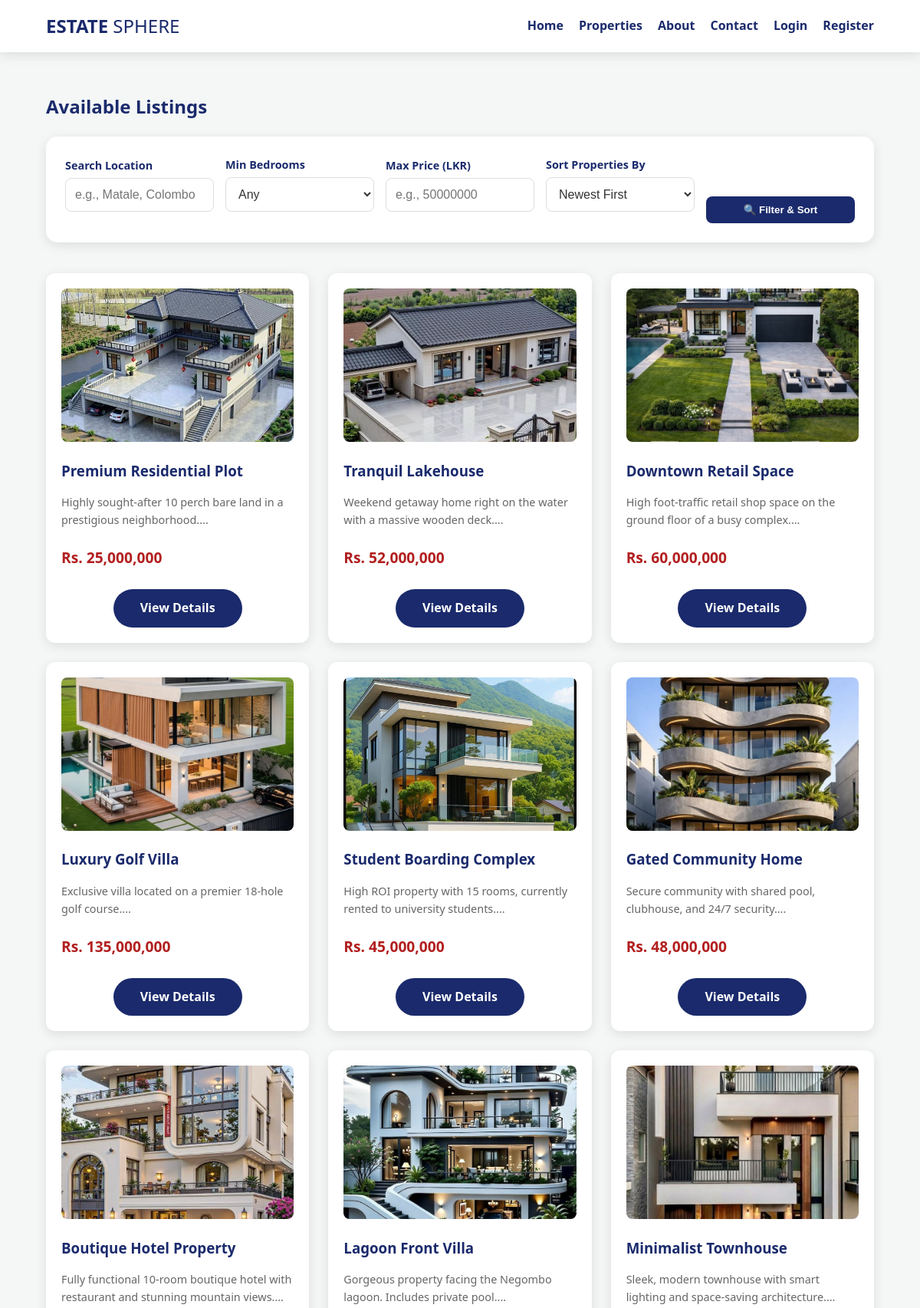
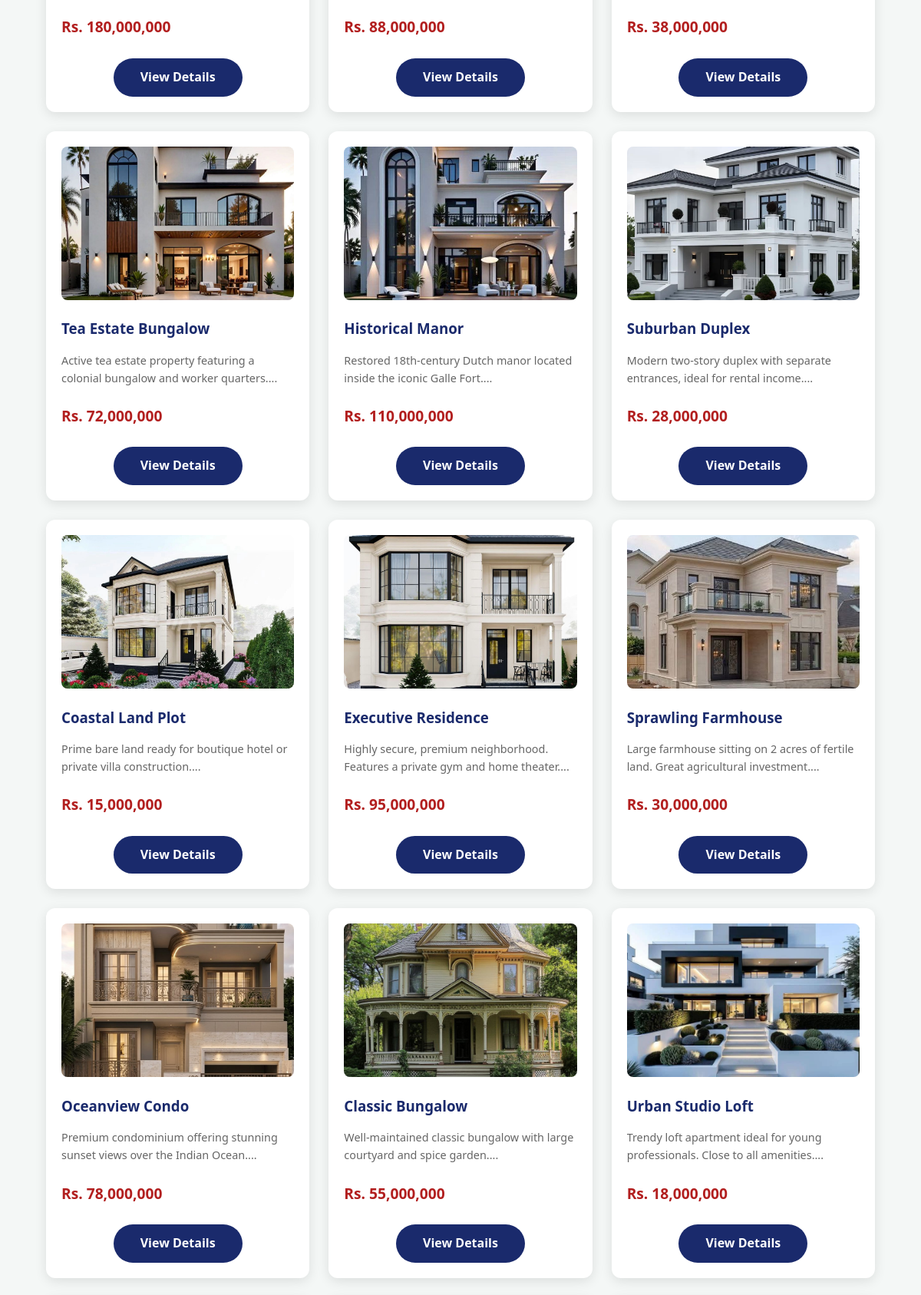
/properties.php (upper part), run on the app's committed database (2 pictures, top to bottom).
### tables this page shows
CREATE TABLE `properties` (
  `prop_id` int(11) NOT NULL,
  `title` varchar(255) NOT NULL,
  `location` varchar(100) DEFAULT NULL,
  `description` text DEFAULT NULL,
  `image_path` varchar(255) DEFAULT NULL,
  `is_verified` tinyint(1) DEFAULT 1,
  `price` decimal(15,2) NOT NULL,
  `bedrooms` int(11) NOT NULL,
  `bathrooms` int(11) NOT NULL,
  `area_sqft` int(11) NOT NULL,
  `image_name` varchar(255) DEFAULT NULL,
  `map_link` text DEFAULT NULL,
  `category` enum('Residential','Commercial','Industrial','Land') DEFAULT 'Residential',
  `status` enum('available','sold') DEFAULT 'available',
  `created_at` timestamp NOT NULL DEFAULT current_timestamp(),
  `verification_doc` varchar(255) DEFAULT ''
);

### properties.php (the view, shortened to what this page needs)
<?php
include('header.php');
?>
<div class="container">
    <h2 style="margin-top:40px; color: var(--navy);">Available Listings</h2>
    <div style="margin-bottom: 40px;">
        <form method="GET" action="properties.php" style="background: white; padding: 25px; border-radius: 15px; box-shadow: var(--shadow); display: grid; grid-template-columns: repeat(auto-fit, minmax(180px, 1fr)); gap: 15px; align-items: flex-end;">
            <div>
                <label style="font-weight: bold; color: var(--navy); font-size: 0.9rem; display: block; margin-bottom: 5px;">Search Location</label>
                <input type="text" name="search_location" class="form-control" placeholder="e.g., Matale, Colombo" value="<?php echo htmlspecialchars($_GET['search_location'] ?? ''); ?>">
            </div>
            <div>
                <label style="font-weight: bold; color: var(--navy); font-size: 0.9rem; display: block; margin-bottom: 5px;">Min Bedrooms</label>
                <select name="min_beds" class="form-control">
                    <option value="">Any</option>
                </select>
            </div>
            <div>
                <label style="font-weight: bold; color: var(--navy); font-size: 0.9rem; display: block; margin-bottom: 5px;">Max Price (LKR)</label>
                <input type="number" name="max_price" class="form-control" placeholder="e.g., 50000000" value="<?php echo htmlspecialchars($_GET['max_price'] ?? ''); ?>">
            </div>
            <div>
                <label style="font-weight: bold; color: var(--navy); font-size: 0.9rem; display: block; margin-bottom: 5px;">Sort Properties By</label>
                <select name="sort_by" class="form-control">
                    <option value="newest" <?php echo (isset($_GET['sort_by']) && $_GET['sort_by'] == 'newest') ? 'selected' : ''; ?>>Newest First</option>
                </select>
            </div>
            <div>
                <button type="submit" class="btn-main" style="padding: 10px 20px; margin: 0; width: 100%; box-sizing: border-box;">🔍 Filter & Sort</button>
            </div>
        </form>
    </div>
    <div class="property-grid" style="display: grid; grid-template-columns: repeat(auto-fill, minmax(300px, 1fr)); gap: 25px; margin-bottom: 50px;">
        <?php
        $query = "SELECT * FROM properties WHERE status = 'available'";
        $sort = $_GET['sort_by'] ?? 'newest';
        if ($sort === 'oldest') {
            $query .= " ORDER BY prop_id ASC";
        } elseif ($sort === 'price_low') {
            $query .= " ORDER BY price ASC";
        } elseif ($sort === 'price_high') {
            $query .= " ORDER BY price DESC";
        } else {
            $query .= " ORDER BY prop_id DESC";
        }
        $result = mysqli_query($conn, $query);
        if (mysqli_num_rows($result) > 0) {
            while ($row = mysqli_fetch_assoc($result)) {
                $img_src = !empty($row['image_path']) ? htmlspecialchars($row['image_path']) : 'uploads/placeholder.jpg';
                ?>
                <div class="property-card" style="background: white; padding: 20px; border-radius: 12px; box-shadow: var(--shadow); display: flex; flex-direction: column; height: 100%; box-sizing: border-box;">
                    <div>
                        <img src="<?php echo $img_src; ?>" alt="Property Image" style="width: 100%; height: 200px; object-fit: cover; border-radius: 8px;">
                        <h3 style="margin: 15px 0 10px 0; color: var(--navy);"><?php echo htmlspecialchars($row['title']); ?></h3>
                        <p style="color: #666; font-size: 0.9rem; height: 50px; overflow: hidden; margin-bottom: 15px;">
                            <?php echo substr(htmlspecialchars($row['description']), 0, 100); ?>...
                        </p>
                        <p style="color: var(--crimson); font-weight: bold; font-size: 1.2rem; margin-bottom: 10px;">
                            <?php
                            if (isset($_SESSION['currency']) && $_SESSION['currency'] === 'USD') {
                                $converted_price = $row['price'] * 0.0033;
                                echo "$ " . number_format($converted_price, 2);
                            } else {
                                echo "Rs. " . number_format($row['price']);
                            }
                            ?>
                        </p>
                    </div>
                    <div style="display: flex; justify-content: center; width: 100%; margin-top: auto; padding-top: 15px;">
                        <a href="property-details.php?id=<?php echo $row['prop_id']; ?>" class="btn-main" style="width: max-content !important; padding: 12px 35px !important; text-decoration: none; border-radius: 50px; margin: 0;">
                            View Details
                        </a>
                    </div>
                </div>
                <?php
            }
        } else {
            echo "<p style='grid-column: 1 / -1; text-align:center; padding:20px; color:#666;'>No matching properties found for your filters.</p>";
        }
        ?>
    </div>
</div>
<?php
include('footer.php');
?>

### style.css (style rules this page uses)
:root { --bg-color: #f4f7f6; --card-bg: #ffffff; --text-main: #333333; --navy: #1a2a6c; --crimson: #b21f1f; --success: #2ecc71; --light: #f4f7f6; --white: #ffffff; --shadow: 0 4px 15px rgba(0, 0, 0, 0.1); --border-color: #dddddd; }
body { font-family: 'Segoe UI', Tahoma, sans-serif; background-color: var(--bg-color); margin: 0; padding-top: 80px; color: var(--text-main); line-height: 1.6; transition: background 0.3s ease, color 0.3s ease; }
.container { width: 90%; max-width: 1200px; margin: auto; }
.card, .property-card { background: var(--card-bg) !important; border-radius: 12px; overflow: hidden; box-shadow: var(--shadow); transition: transform 0.3s ease, background 0.3s ease, box-shadow 0.3s ease; position: relative; height: 100%; }
.form-control { width: 100%; padding: 12px; margin-bottom: 15px; border: 1px solid var(--border-color); background-color: var(--card-bg); color: var(--text-main); border-radius: 8px; box-sizing: border-box; transition: 0.3s; font-size: 1rem; }
.btn-main { background: var(--navy); color: white; border: none; padding: 12px 25px; border-radius: 8px; cursor: pointer; font-weight: bold; width: 100%; transition: 0.3s; text-align: center; }

### data on the page
properties: image_path (placeholder picture), title "Premium Residential Plot", description "Highly sought-after 10 perch bare land in a prestigious neighborhood.", price "25,000,000"
properties: image_path (placeholder picture), title "Tranquil Lakehouse", description "Weekend getaway home right on the water with a massive wooden deck.", price "52,000,000"
properties: image_path (placeholder picture), title "Downtown Retail Space", description "High foot-traffic retail shop space on the ground floor of a busy complex.", price "60,000,000"
properties: image_path (placeholder picture), title "Luxury Golf Villa", description "Exclusive villa located on a premier 18-hole golf course.", price "135,000,000"
properties: image_path (placeholder picture), title "Student Boarding Complex", description "High ROI property with 15 rooms, currently rented to university students.", price "45,000,000"
properties: image_path (placeholder picture), title "Gated Community Home", description "Secure community with shared pool, clubhouse, and 24/7 security.", price "48,000,000"
properties: image_path (placeholder picture), title "Boutique Hotel Property", description "Fully functional 10-room boutique hotel with restaurant and stunning mountain views.", price "180,000,000"
properties: image_path (placeholder picture), title "Lagoon Front Villa", description "Gorgeous property facing the Negombo lagoon. Includes private pool.", price "88,000,000"
properties: image_path (placeholder picture), title "Minimalist Townhouse", description "Sleek, modern townhouse with smart lighting and space-saving architecture.", price "38,000,000"
properties: image_path (placeholder picture), title "Tea Estate Bungalow", description "Active tea estate property featuring a colonial bungalow and worker quarters.", price "72,000,000"
properties: image_path (placeholder picture), title "Historical Manor", description "Restored 18th-century Dutch manor located inside the iconic Galle Fort.", price "110,000,000"
properties: image_path (placeholder picture), title "Suburban Duplex", description "Modern two-story duplex with separate entrances, ideal for rental income.", price "28,000,000"
properties: image_path (placeholder picture), title "Coastal Land Plot", description "Prime bare land ready for boutique hotel or private villa construction.", price "15,000,000"
properties: image_path (placeholder picture), title "Executive Residence", description "Highly secure, premium neighborhood. Features a private gym and home theater.", price "95,000,000"
properties: image_path (placeholder picture), title "Sprawling Farmhouse", description "Large farmhouse sitting on 2 acres of fertile land. Great agricultural investment.", price "30,000,000"
properties: image_path (placeholder picture), title "Oceanview Condo", description "Premium condominium offering stunning sunset views over the Indian Ocean.", price "78,000,000"
properties: image_path (placeholder picture), title "Classic Bungalow", description "Well-maintained classic bungalow with large courtyard and spice garden.", price "55,000,000"
properties: image_path (placeholder picture), title "Urban Studio Loft", description "Trendy loft apartment ideal for young professionals. Close to all amenities.", price "18,000,000"
